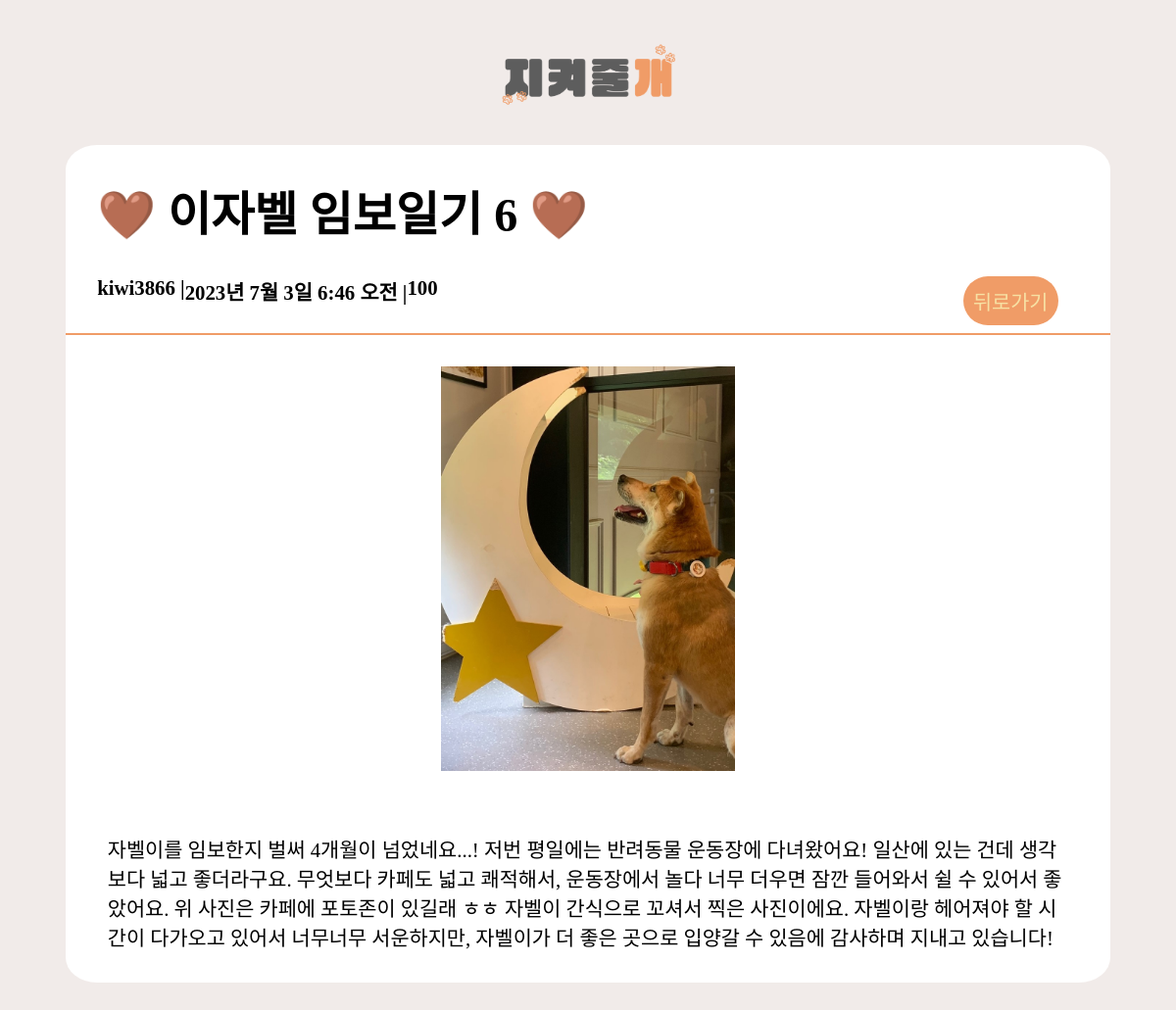
The page /posts/16/ on the database its author committed.
### myapp/models.py (models this page shows, shortened)
class Post(models.Model):
    title = models.CharField(max_length=70)             # 제목 (최대 길이 70자)
    content = models.TextField(blank=True)  # 본문 내용
    datetime = models.DateTimeField(auto_now_add=True)  # 현재 시간 자동저장
    image = models.ImageField(upload_to="post/images/%Y/%m/%d/", blank=True)
    author = models.ForeignKey(User, on_delete=models.CASCADE)

### users/models.py (models this page shows)
class User(AbstractUser):
    phone = models.CharField(verbose_name='전화번호', max_length=11)
    objects = UserManager()

### myapp/views.py (the view)
# urls.py: path("posts/<int:pk>/", views.PostDetail.as_view(), name="detail"),
class PostDetail(DetailView):
    model = Post
    template_name = "myapp/More.html"

### myapp/templates/myapp/More.html (shortened to what this page needs)
{% load static %}
<!DOCTYPE html>
<html lang="ko">
    <head>
        <link href="{% static 'css/More.css' %}" type="text/css" rel="stylesheet" />
    </head>
    <body>
        <a href="{% url 'myapp:list' %}"
                    > <img src="{% static 'images/logo.png' %}"
                        alt="logo" id="logo"
                /></a>
        <div class="content">
            <div class="title">{{ post.title }}</div>
            <div class="middle">
                <div class="info">
                    <span id="name">{{ post.author }} |</span>
                    <span id="update">{{ post.datetime }} |</span>
                    <span id="view">100</span>
                </div>
                <form class="content_btn">
                    <a href="{% url 'myapp:list'%}" id="fix_a"><input type="button" id="back" value="뒤로가기"></input></a>
                </form>
            </div>
            <hr id="line"/>
            {% if post.image %}
            <div id="img"><img src="{{ object.image.url }}" width = "30%" height="60%"></img></div>
            {% endif %}
            <div class="text">
                {{ post.content }}
            </div>
        </div>
    </body>
</html>

### static/css/More.css (style rules this page uses)
body { background-color: #f1ebe9; }
#logo { margin: 3% 42.5% 3% 42.5%; width: 15%; height: 5%; }
.content { background-color: #ffffff; width: 90%; margin: 0% 5% 10% 5%; border-radius: 3%; }
.title { font-weight: bold; font-size: 300%; padding: 3%; }
.middle { display: flex; flex-direction: row; justify-content: space-between; }
.info { display: flex; flex-direction: row; font-weight: bold; margin-left: 3%; font-size: 130%; }
.content_btn { display: flex; flex-direction: row; text-decoration: none; margin-right: 5%; }
#back { display: inline-flex; color: #f7e0a3; border: none; padding: 10px; border-radius: 30px; text-decoration: none; font-size: 130%; background-color: #f09c67; }
#fix_a { margin-right: 5%; }
#line { color: #f09c67; border: none; height: 2px; background-color: #f09c67; }
#img { margin: 3%; display: flex; justify-content: center; }
.text { font-size: 130%; margin: 1%; padding: 3%; }

### rows shown on the page
Post: title "🤎 이자벨 임보일기 6 🤎", author "kiwi3866", datetime "2023년 7월 3일 6:46 오전", image (picture), content "자벨이를 임보한지 벌써 4개월이 넘었네요...! 저번 평일에는 반려동물 운동장에 다녀왔어요! 일산에 있는 건데 생각보다 넓고 좋더라구요. 무엇보다 카페도 넓고 쾌적해서, 운동장에서 놀다 너무 더우면 잠깐 들어와서 쉴 수 있어서 좋았어요. 위 사진은 카페에 포토존이 있길래 ㅎㅎ 자벨이 간식으로 꼬셔서 찍은 사진이에요. 자벨이랑 헤어져야 할 시간이 다가오고 있어서 너무너무 서운하지만, 자벨이가 더 좋은 곳으로 입양갈 수 있음에 감사하며 지내고 있습니다!"
